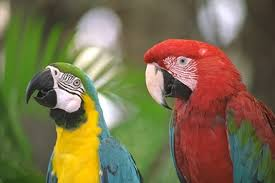
%> input picture Zimski 2018/intro-to-image-processing-master/1/download.jpg, 275 x 183 px
$ octave demo_rgb2yuv.m   (GNU Octave 9; MATLAB toolbox functions it lacks are replaced by stand-ins)
%> lines starting %> are read from the running program, lines starting %| are printed output that depends on the picture
%> further down, slika is the input picture: size 183x275x3 uint8; mean R, G, B 121.9, 109.9, 76.3
### Zimski 2018/intro-to-image-processing-master/1/rgb2yuv.m
function yuv = rgb2yuv(rgb)
% Convert RGB image to YUV image
%
% Input must be a floating point type between 0 and 1
% References: https://en.wikipedia.org/wiki/YUV

%% Input validation
assert(strcmp(class(rgb), 'double') || strcmp(class(rgb), 'single'),
  'Invalid input type. Input must be single or double.');
assert(max(rgb(:)) <= 1.0 && max(rgb(:)) >= 0.0,
  'Expected input range [0, 1]');

%% Extract RGB components
R = rgb(:,:,1);
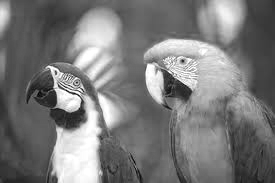
%> R: size 183x275 double; min 0, max 1, mean 0.478
G = rgb(:,:,2);
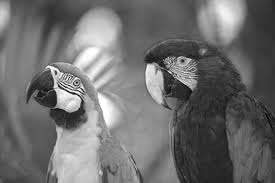
%> G: size 183x275 double; min 0, max 1, mean 0.431
B = rgb(:,:,3);
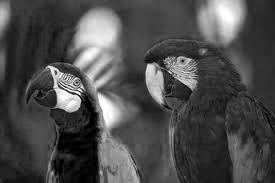
%> B: size 183x275 double; min 0, max 1, mean 0.299

%% Calculate Y plane
Y = 0.299 * R + 0.587 * G + 0.114 * B;
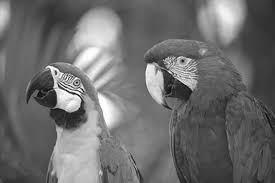
%> Y: size 183x275 double; min 0.00821, max 1, mean 0.43

%% Calculate U plane
U = -0.14713 * R -028886 * G +0.436 * B;
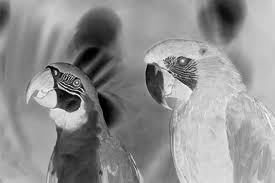
%> U: size 183x275 double; min -28885.8, max -0.00404, mean -12446.6; drawn with min black and max white

% Hint: Wikipedia
%% Calculate V plane
V = 0.615 * R - 0.51499 - 0.010001;

%% Concat output planes
yuv = cat(3, Y, U, V);
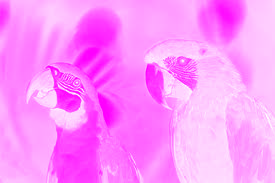
%> yuv: size 183x275x3 double; mean R, G, B 0.43, -12446.6, -0.231; drawn with min black and max white

% Display the components - uncomment for debugging

%figure('Name', 'Y-component'), imshow(Y)
%figure('Name', 'U-component'), imshow(U + 0.5)
%figure('Name', 'V-component'), imshow(V + 0.5)

endfunction

### Zimski 2018/intro-to-image-processing-master/1/demo_rgb2yuv.m
slika = imread('download.jpg');
slika = double(slika)/255;
slikayuv = rgb2yuv(slika);

figure, imshow(slikayuv(:, :, 2));
